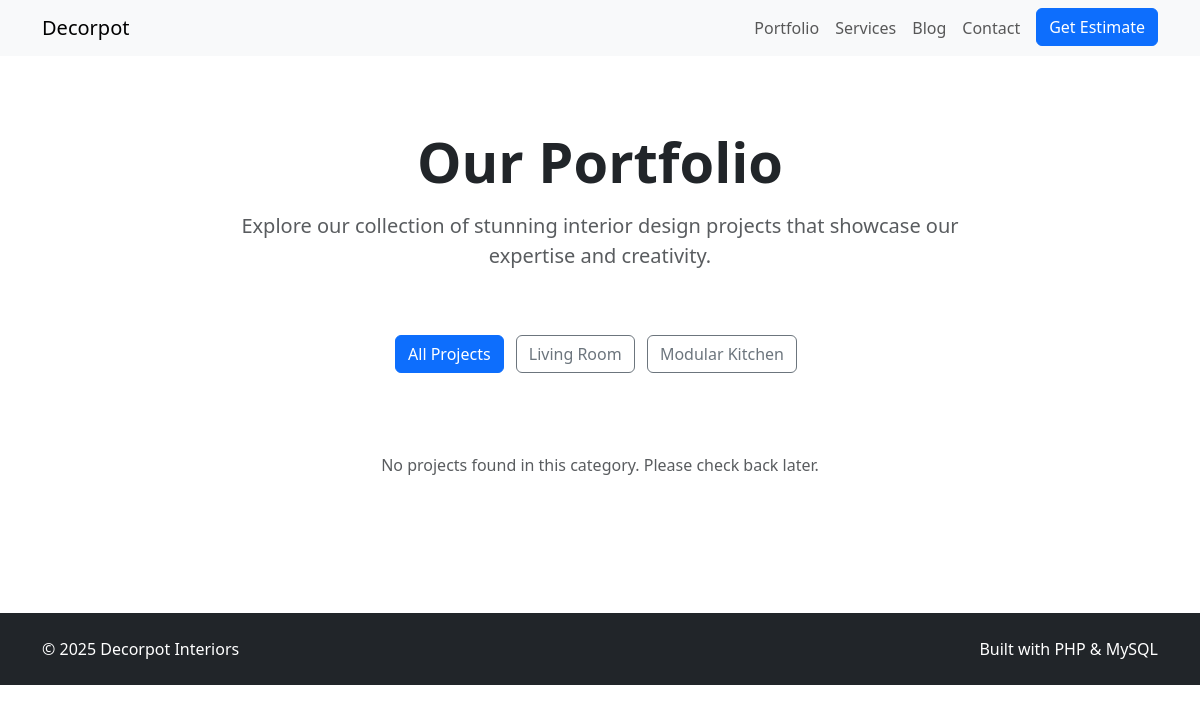
Screenshot of /portfolio.php with the database file from the repository.
### tables this page shows
CREATE TABLE IF NOT EXISTS project_categories (
  id INT PRIMARY KEY AUTO_INCREMENT,
  name VARCHAR(150) NOT NULL,
  slug VARCHAR(150) NOT NULL UNIQUE,
  created_at TIMESTAMP DEFAULT CURRENT_TIMESTAMP
);

### config/settings.php (called while the page is built)
<?php
return [
    'app' => [
        'env' => getenv('APP_ENV') ?: 'development',
        'base_url' => getenv('BASE_URL') ?: 'http://localhost',
        'session_name' => getenv('SESSION_NAME') ?: 'decorpot_session',
        'timezone' => getenv('APP_TIMEZONE') ?: 'UTC',
    ],
    'db' => [
        'host' => getenv('DB_HOST') ?: '127.0.0.1',
        'port' => getenv('DB_PORT') ?: '3306',
        'name' => getenv('DB_NAME') ?: 'decorpot',
        'user' => getenv('DB_USER') ?: 'root',
        'pass' => getenv('DB_PASS') ?: '12345678',
        'charset' => getenv('DB_CHARSET') ?: 'utf8mb4',
    ],
];

### includes/config.php (called while the page is built, shortened)
<?php
$settings = require __DIR__ . '/../config/settings.php';
function base_url(string $path = ''): string {
    $settings = require __DIR__ . '/../config/settings.php';
    $base = rtrim($settings['app']['base_url'], '/');
    $path = ltrim($path, '/');
    return $path ? $base . '/' . $path : $base;
}

### includes/functions.php (called while the page is built, shortened)
<?php
function e(string $value): string {
    return htmlspecialchars($value, ENT_QUOTES | ENT_SUBSTITUTE, 'UTF-8');
}

### portfolio.php (the view, shortened to what this page needs)
<?php
require __DIR__ . '/includes/config.php';
require __DIR__ . '/includes/functions.php';
$pdo = getPDO();
$categories = $pdo->query('SELECT id, name, slug FROM project_categories ORDER BY name')->fetchAll();
$cat = isset($_GET['cat']) ? (string)$_GET['cat'] : '';
$params = [];
$sql = "SELECT p.id, p.title, p.description, p.image_path, p.location, p.property_type,
        c.name AS category, c.slug AS category_slug
        FROM portfolio p
        LEFT JOIN project_categories c ON p.category_id=c.id
        WHERE p.status='active'";
$sql .= ' ORDER BY p.created_at DESC';
$stmt = $pdo->prepare($sql);
$stmt->execute($params);
$projects = $stmt->fetchAll();
?>
<?php include __DIR__ . '/includes/header.php'; ?>
<div class="container py-5">
  <div class="row mb-5">
    <div class="col-lg-8 mx-auto text-center">
      <h1 class="display-4 fw-bold mb-3">Our Portfolio</h1>
      <p class="lead text-muted">Explore our collection of stunning interior design projects that showcase our expertise and creativity.</p>
    </div>
  </div>
  <div class="row mb-4">
    <div class="col-md-8 mx-auto">
      <div class="d-flex justify-content-center">
        <div class="filter-buttons">
          <a href="<?= base_url('portfolio.php') ?>" class="btn <?= $cat === '' ? 'btn-primary' : 'btn-outline-secondary' ?> me-2 mb-2">All Projects</a>
          <?php foreach ($categories as $c): ?>
            <a href="<?= base_url('portfolio.php?cat=' . e($c['slug'])) ?>" class="btn <?= $cat === $c['slug'] ? 'btn-primary' : 'btn-outline-secondary' ?> me-2 mb-2"><?= e($c['name']) ?></a>
          <?php endforeach; ?>
        </div>
      </div>
    </div>
  </div>
  <div class="row g-4">
    <?php if (empty($projects)): ?>
      <div class="col-12 text-center py-5">
        <p class="text-muted">No projects found in this category. Please check back later.</p>
      </div>
    <?php endif; ?>
  </div>
</div>
<?php include __DIR__ . '/includes/footer.php'; ?>

### assets/css/style.css (style rules this page uses)
body { font-family: system-ui, -apple-system, Segoe UI, Roboto, Helvetica, Arial, sans-serif; }

### rows the page displays
project_categories: name "Living Room"
project_categories: name "Modular Kitchen"
